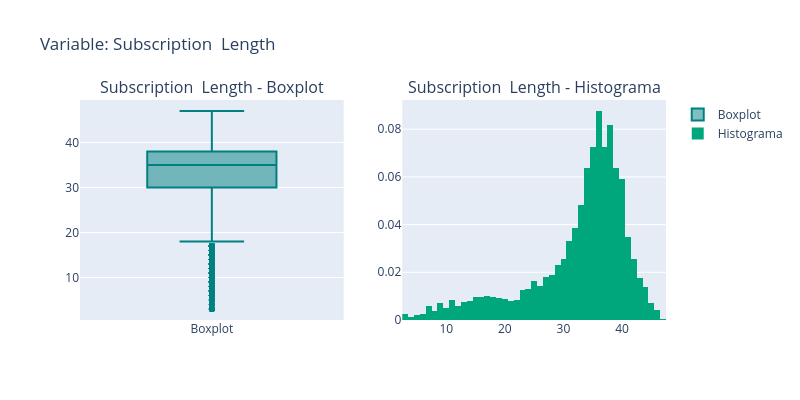
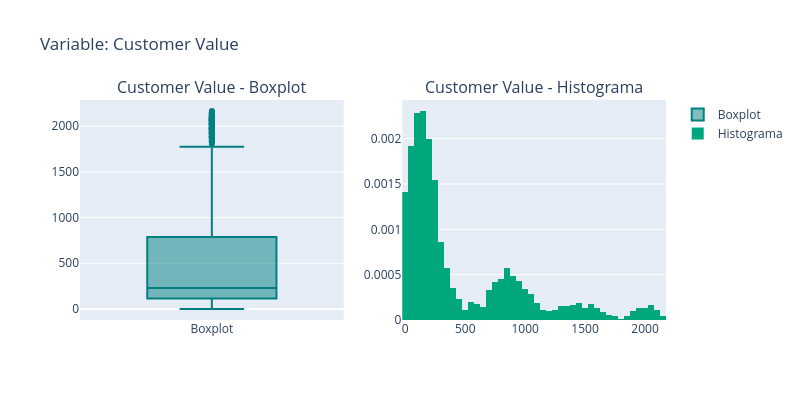
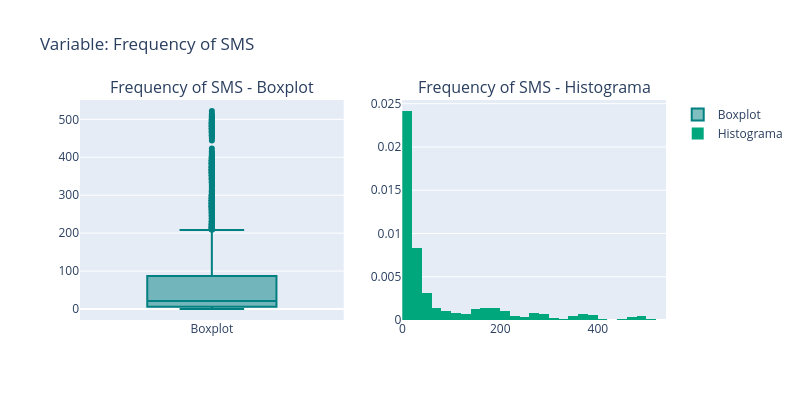
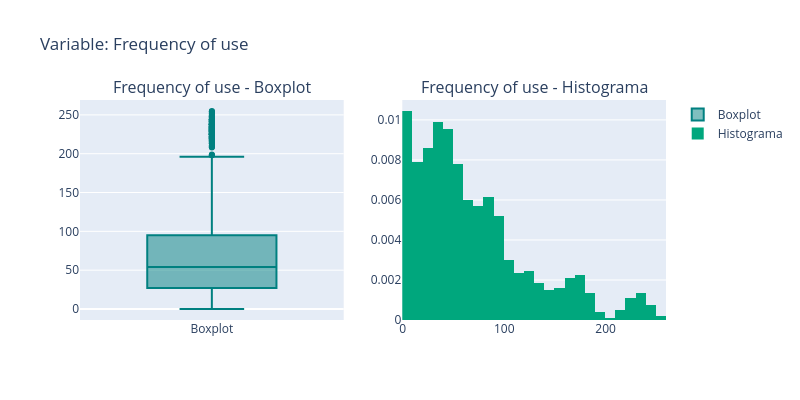

Write notebook code for charts like these, in order.
### Code cell
analisis.plot_num()

### Figure 1 — Plotly figure (JSON) as saved in the notebook; plotly's stock layout.template omitted (floating-point values rounded to 4 significant figures; data arrays with more than 128 entries replaced by an {"elided": "..."} marker saying what was removed)
{"data": [{"marker": {"color": "#008080"}, "name": "Boxplot", "type": "box", "xaxis": "x", "y": {"elided": "3150 int values"}, "yaxis": "y"}, {"histnorm": "probability density", "marker": {"color": "#00a77d"}, "name": "Histograma", "nbinsx": 50, "type": "histogram", "x": {"elided": "3150 int values"}, "xaxis": "x2", "yaxis": "y2"}], "layout": {"annotations": [{"font": {"size": 16}, "showarrow": false, "text": "Subscription  Length - Boxplot", "x": 0.225, "xanchor": "center", "xref": "paper", "y": 1, "yanchor": "bottom", "yref": "paper"}, {"font": {"size": 16}, "showarrow": false, "text": "Subscription  Length - Histograma", "x": 0.775, "xanchor": "center", "xref": "paper", "y": 1, "yanchor": "bottom", "yref": "paper"}], "height": 400, "title": {"text": "Variable: Subscription  Length"}, "width": 800, "xaxis": {"anchor": "y", "domain": [0, 0.45]}, "xaxis2": {"anchor": "y2", "domain": [0.55, 1]}, "yaxis": {"anchor": "x", "domain": [0, 1]}, "yaxis2": {"anchor": "x2", "domain": [0, 1]}}}

### Figure 2 — Plotly figure (JSON) as saved in the notebook; plotly's stock layout.template omitted (floating-point values rounded to 4 significant figures; data arrays with more than 128 entries replaced by an {"elided": "..."} marker saying what was removed)
{"data": [{"marker": {"color": "#008080"}, "name": "Boxplot", "type": "box", "xaxis": "x", "y": {"elided": "3150 float values"}, "yaxis": "y"}, {"histnorm": "probability density", "marker": {"color": "#00a77d"}, "name": "Histograma", "nbinsx": 50, "type": "histogram", "x": {"elided": "3150 float values"}, "xaxis": "x2", "yaxis": "y2"}], "layout": {"annotations": [{"font": {"size": 16}, "showarrow": false, "text": "Customer Value - Boxplot", "x": 0.225, "xanchor": "center", "xref": "paper", "y": 1, "yanchor": "bottom", "yref": "paper"}, {"font": {"size": 16}, "showarrow": false, "text": "Customer Value - Histograma", "x": 0.775, "xanchor": "center", "xref": "paper", "y": 1, "yanchor": "bottom", "yref": "paper"}], "height": 400, "title": {"text": "Variable: Customer Value"}, "width": 800, "xaxis": {"anchor": "y", "domain": [0, 0.45]}, "xaxis2": {"anchor": "y2", "domain": [0.55, 1]}, "yaxis": {"anchor": "x", "domain": [0, 1]}, "yaxis2": {"anchor": "x2", "domain": [0, 1]}}}

### Figure 3 — Plotly figure (JSON) as saved in the notebook; plotly's stock layout.template omitted (floating-point values rounded to 4 significant figures; data arrays with more than 128 entries replaced by an {"elided": "..."} marker saying what was removed)
{"data": [{"marker": {"color": "#008080"}, "name": "Boxplot", "type": "box", "xaxis": "x", "y": {"elided": "3150 int values"}, "yaxis": "y"}, {"histnorm": "probability density", "marker": {"color": "#00a77d"}, "name": "Histograma", "nbinsx": 50, "type": "histogram", "x": {"elided": "3150 int values"}, "xaxis": "x2", "yaxis": "y2"}], "layout": {"annotations": [{"font": {"size": 16}, "showarrow": false, "text": "Frequency of SMS - Boxplot", "x": 0.225, "xanchor": "center", "xref": "paper", "y": 1, "yanchor": "bottom", "yref": "paper"}, {"font": {"size": 16}, "showarrow": false, "text": "Frequency of SMS - Histograma", "x": 0.775, "xanchor": "center", "xref": "paper", "y": 1, "yanchor": "bottom", "yref": "paper"}], "height": 400, "title": {"text": "Variable: Frequency of SMS"}, "width": 800, "xaxis": {"anchor": "y", "domain": [0, 0.45]}, "xaxis2": {"anchor": "y2", "domain": [0.55, 1]}, "yaxis": {"anchor": "x", "domain": [0, 1]}, "yaxis2": {"anchor": "x2", "domain": [0, 1]}}}

### Figure 4 — Plotly figure (JSON) as saved in the notebook; plotly's stock layout.template omitted (floating-point values rounded to 4 significant figures; data arrays with more than 128 entries replaced by an {"elided": "..."} marker saying what was removed)
{"data": [{"marker": {"color": "#008080"}, "name": "Boxplot", "type": "box", "xaxis": "x", "y": {"elided": "3150 int values"}, "yaxis": "y"}, {"histnorm": "probability density", "marker": {"color": "#00a77d"}, "name": "Histograma", "nbinsx": 50, "type": "histogram", "x": {"elided": "3150 int values"}, "xaxis": "x2", "yaxis": "y2"}], "layout": {"annotations": [{"font": {"size": 16}, "showarrow": false, "text": "Frequency of use - Boxplot", "x": 0.225, "xanchor": "center", "xref": "paper", "y": 1, "yanchor": "bottom", "yref": "paper"}, {"font": {"size": 16}, "showarrow": false, "text": "Frequency of use - Histograma", "x": 0.775, "xanchor": "center", "xref": "paper", "y": 1, "yanchor": "bottom", "yref": "paper"}], "height": 400, "title": {"text": "Variable: Frequency of use"}, "width": 800, "xaxis": {"anchor": "y", "domain": [0, 0.45]}, "xaxis2": {"anchor": "y2", "domain": [0.55, 1]}, "yaxis": {"anchor": "x", "domain": [0, 1]}, "yaxis2": {"anchor": "x2", "domain": [0, 1]}}}
